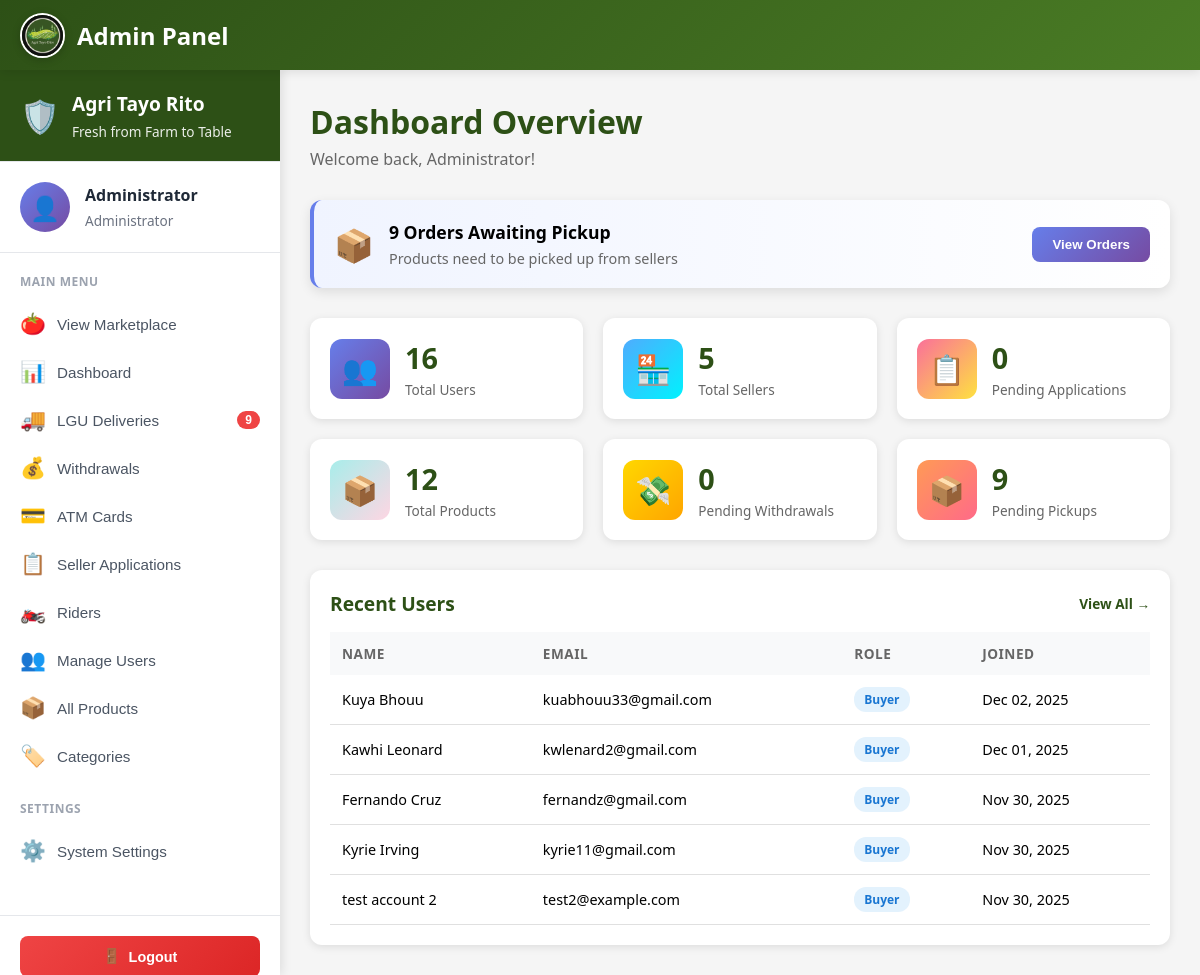
The app's page /public/profile/admin/dashboard (signed in) with its own data.
### tables this page shows
CREATE TABLE `users` (
  `userID` int(11) NOT NULL,
  `email` varchar(255) NOT NULL,
  `profile_image` varchar(500) DEFAULT NULL,
  `password_hash` varchar(255) NOT NULL,
  `full_name` varchar(200) NOT NULL,
  `phone` varchar(20) DEFAULT NULL,
  `avatar` varchar(255) DEFAULT '/images/avatars/avt1.jpg',
  `role` enum('buyer','seller','admin') DEFAULT 'buyer',
  `is_active` tinyint(1) DEFAULT 1,
  `created_at` timestamp NOT NULL DEFAULT current_timestamp(),
  `updated_at` timestamp NOT NULL DEFAULT current_timestamp() ON UPDATE current_timestamp()
);

### app/views/profile/admin/dashboard.php (the view, shortened to what this page needs)
<?php
$db = new Database();
$conn = $db->connect();
$stats = [];
$stmt = $conn->query("SELECT COUNT(*) as total FROM users");
$stats['total_users'] = $stmt->fetch(PDO::FETCH_ASSOC)['total'];
$stmt = $conn->query("SELECT COUNT(*) as total FROM users WHERE role = 'buyer'");
$stats['total_buyers'] = $stmt->fetch(PDO::FETCH_ASSOC)['total'];
$stmt = $conn->query("SELECT COUNT(*) as total FROM users WHERE role = 'seller'");
$stats['total_sellers'] = $stmt->fetch(PDO::FETCH_ASSOC)['total'];
$stmt = $conn->query("SELECT COUNT(*) as total FROM seller_applications WHERE application_status = 'pending'");
$stats['pending_applications'] = $stmt->fetch(PDO::FETCH_ASSOC)['total'];
$stmt = $conn->query("SELECT COUNT(*) as total FROM products");
$stats['total_products'] = $stmt->fetch(PDO::FETCH_ASSOC)['total'];
$stmt = $conn->query("SELECT COUNT(*) as total FROM orders");
$stats['total_orders'] = $stmt->fetch(PDO::FETCH_ASSOC)['total'];
$stmt = $conn->query("SELECT COALESCE(SUM(total_amount), 0) as total FROM orders WHERE order_status = 'delivered'");
$stats['total_revenue'] = $stmt->fetch(PDO::FETCH_ASSOC)['total'];
$stmt = $conn->query("SELECT COUNT(*) as total FROM withdrawal_requests WHERE status = 'pending'");
$stats['pending_withdrawals'] = $stmt->fetch(PDO::FETCH_ASSOC)['total'];
$stmt = $conn->query("SELECT COUNT(*) as total FROM orders WHERE lgu_delivery_status = 'pending_pickup'");
$stats['pending_pickups'] = $stmt->fetch(PDO::FETCH_ASSOC)['total'];
$stmt = $conn->query("SELECT COUNT(*) as total FROM orders WHERE lgu_delivery_status = 'delivered' AND payment_received_by_lgu_at IS NULL");
$stats['pending_payments'] = $stmt->fetch(PDO::FETCH_ASSOC)['total'];
$stmt = $conn->query("SELECT userID, full_name, email, role, created_at FROM users ORDER BY created_at DESC LIMIT 5");
$recent_users = $stmt->fetchAll(PDO::FETCH_ASSOC);
?>
<!DOCTYPE html>
<html lang="en">
<head>
    <link rel="stylesheet" href="<?php echo BASE_URL; ?>css/responsive.css">
    <link rel="stylesheet" href="<?php echo BASE_URL; ?>css/admin/dashboard.css">
</head>
<body>
    <?php
    require_once __DIR__ . '/admin-nav.php';
    ?>
    <main class="main-content">
        <div class="page-header">
            <h1 class="page-title">Dashboard Overview</h1>
            <p class="page-subtitle">Welcome back, <?php echo htmlspecialchars($_SESSION['username'] ?? 'Admin'); ?>!</p>
        </div>
        <?php if ($stats['pending_withdrawals'] > 0 || $stats['pending_pickups'] > 0 || $stats['pending_payments'] > 0): ?>
        <section class="alerts-section">
            <?php if ($stats['pending_pickups'] > 0): ?>
            <div class="alert-card pickup">
                <div class="alert-icon">📦</div>
                <div class="alert-content">
                    <h3><?php echo $stats['pending_pickups']; ?> Order<?php echo $stats['pending_pickups'] > 1 ? 's' : ''; ?> Awaiting Pickup</h3>
                    <p>Products need to be picked up from sellers</p>
                </div>
                <button onclick="location.href='<?php echo BASE_URL; ?>profile/admin/deliveries'" class="alert-btn">View Orders</button>
            </div>
            <?php endif; ?>
        </section>
        <?php endif; ?>
        <section class="stats-section">
            <div class="stat-card">
                <div class="stat-icon" style="background: linear-gradient(135deg, #667eea 0%, #764ba2 100%);">👥</div>
                <div class="stat-info">
                    <h3 class="stat-value"><?php echo number_format($stats['total_users']); ?></h3>
                    <p class="stat-label">Total Users</p>
                </div>
            </div>
            <div class="stat-card">
                <div class="stat-icon" style="background: linear-gradient(135deg, #4facfe 0%, #00f2fe 100%);">🏪</div>
                <div class="stat-info">
                    <h3 class="stat-value"><?php echo number_format($stats['total_sellers']); ?></h3>
                    <p class="stat-label">Total Sellers</p>
                </div>
            </div>
            <div class="stat-card">
                <div class="stat-icon" style="background: linear-gradient(135deg, #fa709a 0%, #fee140 100%);">📋</div>
                <div class="stat-info">
                    <h3 class="stat-value"><?php echo number_format($stats['pending_applications']); ?></h3>
                    <p class="stat-label">Pending Applications</p>
                </div>
            </div>
            <div class="stat-card">
                <div class="stat-icon" style="background: linear-gradient(135deg, #a8edea 0%, #fed6e3 100%);">📦</div>
                <div class="stat-info">
                    <h3 class="stat-value"><?php echo number_format($stats['total_products']); ?></h3>
                    <p class="stat-label">Total Products</p>
                </div>
            </div>
            <div class="stat-card">
                <div class="stat-icon" style="background: linear-gradient(135deg, #FFD700 0%, #FFA500 100%);">💸</div>
                <div class="stat-info">
                    <h3 class="stat-value"><?php echo number_format($stats['pending_withdrawals']); ?></h3>
                    <p class="stat-label">Pending Withdrawals</p>
                </div>
            </div>
            <div class="stat-card">
                <div class="stat-icon" style="background: linear-gradient(135deg, #ff9a56 0%, #ff6a88 100%);">📦</div>
                <div class="stat-info">
                    <h3 class="stat-value"><?php echo number_format($stats['pending_pickups']); ?></h3>
                    <p class="stat-label">Pending Pickups</p>
                </div>
            </div>
        </section>
        <div class="content-grid">
            <section class="content-section">
                <div class="section-header">
                    <h2 class="section-title">Recent Users</h2>
                    <a href="<?php echo BASE_URL; ?>profile/admin/users" class="view-all-link">View All →</a>
                </div>
                <div class="table-container">
                    <table class="data-table">
                        <thead>
                            <tr>
                                <th>Name</th>
                                <th>Email</th>
                                <th>Role</th>
                                <th>Joined</th>
                            </tr>
                        </thead>
                        <tbody>
                            <?php foreach ($recent_users as $user): ?>
                                <tr>
                                    <td><?php echo htmlspecialchars($user['full_name']); ?></td>
                                    <td><?php echo htmlspecialchars($user['email']); ?></td>
                                    <td>
                                        <span class="status-badge status-<?php echo $user['role']; ?>">
                                            <?php echo ucfirst($user['role']); ?>
                                        </span>
                                    </td>
                                    <td><?php echo date('M d, Y', strtotime($user['created_at'])); ?></td>
                                </tr>
                            <?php endforeach; ?>
                        </tbody>
                    </table>
                </div>
            </section>
        </div>
    </main>
</body>
</html>

### public/css/admin/dashboard.css (style rules this page uses)
* { margin: 0; padding: 0; box-sizing: border-box; }
body { font-family: 'Segoe UI', Tahoma, Geneva, Verdana, sans-serif; background: #f5f5f5; }
.main-content { margin-top: 75px; padding: 30px; max-width: 1400px; margin-left: auto; margin-right: auto; }
.page-header { margin-bottom: 30px; }
.page-title { font-size: 2rem; color: #2d5016; margin-bottom: 5px; font-weight: 700; }
.page-subtitle { font-size: 1rem; color: #666; }
.stats-section { display: grid; grid-template-columns: repeat(auto-fit, minmax(250px, 1fr)); gap: 20px; margin-bottom: 30px; }
.stat-card { background: white; border-radius: 12px; padding: 20px; display: flex; align-items: center; gap: 15px; box-shadow: 0 2px 8px rgba(0, 0, 0, 0.1); transition: all 0.3s; }
.stat-icon { width: 60px; height: 60px; border-radius: 12px; display: flex; align-items: center; justify-content: center; font-size: 1.8rem; color: white; }
.stat-info { flex: 1; }
.stat-value { font-size: 1.8rem; color: #2d5016; font-weight: 700; margin-bottom: 3px; }
.stat-label { font-size: 0.85rem; color: #666; }
.content-grid { display: grid; grid-template-columns: repeat(auto-fit, minmax(500px, 1fr)); gap: 20px; }
.content-section { background: white; border-radius: 12px; padding: 20px; box-shadow: 0 2px 8px rgba(0, 0, 0, 0.1); }
.section-header { display: flex; justify-content: space-between; align-items: center; margin-bottom: 15px; }
.section-title { font-size: 1.2rem; color: #2d5016; font-weight: 700; }
.view-all-link { color: #2d5016; text-decoration: none; font-size: 0.85rem; font-weight: 600; transition: all 0.3s; }
.table-container { overflow-x: auto; }
.data-table { width: 100%; border-collapse: collapse; }
.data-table thead { background: #f8f9fa; }
.data-table th { padding: 12px; text-align: left; font-size: 0.85rem; color: #666; font-weight: 600; text-transform: uppercase; letter-spacing: 0.5px; }
.data-table td { padding: 12px; border-bottom: 1px solid #e0e0e0; font-size: 0.9rem; }
.status-badge { padding: 4px 10px; border-radius: 12px; font-size: 0.75rem; font-weight: 600; display: inline-block; }
.status-buyer { background: #e3f2fd; color: #1976d2; }

### app/views/profile/admin/admin-nav.php (style rules this page uses)
.main-content { margin-left: 280px; margin-top: 70px; padding: 30px; min-height: calc(100vh - 70px); }

### app/views/profile/admin/dashboard.php (style rules this page uses)
.alerts-section { display: grid; grid-template-columns: repeat(auto-fit, minmax(300px, 1fr)); gap: 20px; margin-bottom: 30px; }
.alert-card { background: white; border-radius: 12px; padding: 20px; display: flex; align-items: center; gap: 15px; box-shadow: 0 4px 12px rgba(0,0,0,0.1); border-left: 4px solid; }
.alert-card.pickup { border-left-color: #667eea; background: linear-gradient(to right, #f0f4ff 0%, white 100%); }
.alert-icon { font-size: 2rem; }
.alert-content h3 { margin: 0 0 5px 0; font-size: 1.1rem; }
.alert-content p { margin: 0; color: #666; font-size: 0.9rem; }
.alert-btn { margin-left: auto; padding: 10px 20px; background: linear-gradient(135deg, #667eea 0%, #764ba2 100%); color: white; border: none; border-radius: 8px; cursor: pointer; font-weight: 600; white-space: nowrap; }

### records on screen
users: full_name "Kuya Bhouu", email "kuabhouu33@gmail.com", role "Buyer", created_at "Dec 02, 2025"
users: full_name "Kawhi Leonard", email "kwlenard2@gmail.com", role "Buyer", created_at "Dec 01, 2025"
users: full_name "Fernando Cruz", email "fernandz@gmail.com", role "Buyer", created_at "Nov 30, 2025"
users: full_name "Kyrie Irving", email "kyrie11@gmail.com", role "Buyer", created_at "Nov 30, 2025"
users: full_name "test account 2", email "test2@example.com", role "Buyer", created_at "Nov 30, 2025"

### other values on screen
$_SESSION['username'] "Administrator"
$pending_pickups "9"
$stats['pending_pickups'] "9"
$stats['total_users'] "16"
$stats['total_sellers'] "5"
$stats['pending_applications'] "0"
$stats['total_products'] "12"
$stats['pending_withdrawals'] "0"
